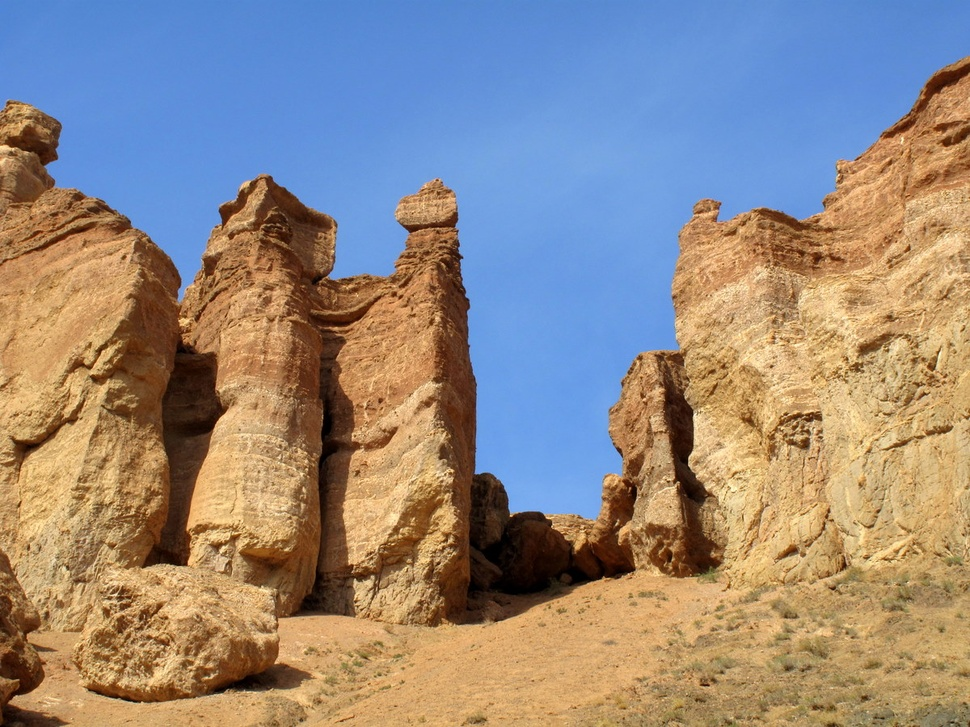
#> input picture kazakhstan_data/1_charyn_canyon_orig.jpg, 970 x 727 px, shrunk from 1200 x 900 before the run
$ python -i metrics.py   (imports and definitions only)
#> lines starting #> are read from the running program, lines starting #| are printed output that depends on the picture
import cv2
import numpy as np

def calculate_clipping_percentages(img, low_thresh=5, high_thresh=250):
    gray = cv2.cvtColor(img, cv2.COLOR_BGR2GRAY) if img.ndim == 3 else img
    total = gray.size
    u_pct = (np.sum(gray <= low_thresh) / total) * 100.0
    o_pct = (np.sum(gray >= high_thresh) / total) * 100.0
    return float(u_pct), float(o_pct)

def calculate_shannon_entropy(img):
    gray = cv2.cvtColor(img, cv2.COLOR_BGR2GRAY) if img.ndim == 3 else img
    hist = cv2.calcHist([gray], [0], None, [256], [0, 256]).flatten()
    p = hist[hist > 0] / hist.sum()
    return float(-np.sum(p * np.log2(p)))

def get_image_metrics(img):
    u_pct, o_pct = calculate_clipping_percentages(img)
    ent = calculate_shannon_entropy(img)
    return {
        "underexposed_pct": u_pct,
        "overexposed_pct": o_pct,
        "clipping_total_pct": u_pct + o_pct,
        "entropy": ent
    }

>>> import cv2
>>> picture = cv2.imread('../kazakhstan_data/1_charyn_canyon_orig.jpg')
#> picture is the input picture: shape (727, 970, 3); mean B, G, R 130.8, 137.5, 147.9
>>> result = get_image_metrics(picture)
#> in calculate_clipping_percentages, `gray = cv2.cvtColor(img, cv2.COLOR_BGR2GRAY) if img.ndim == 3 else img`:
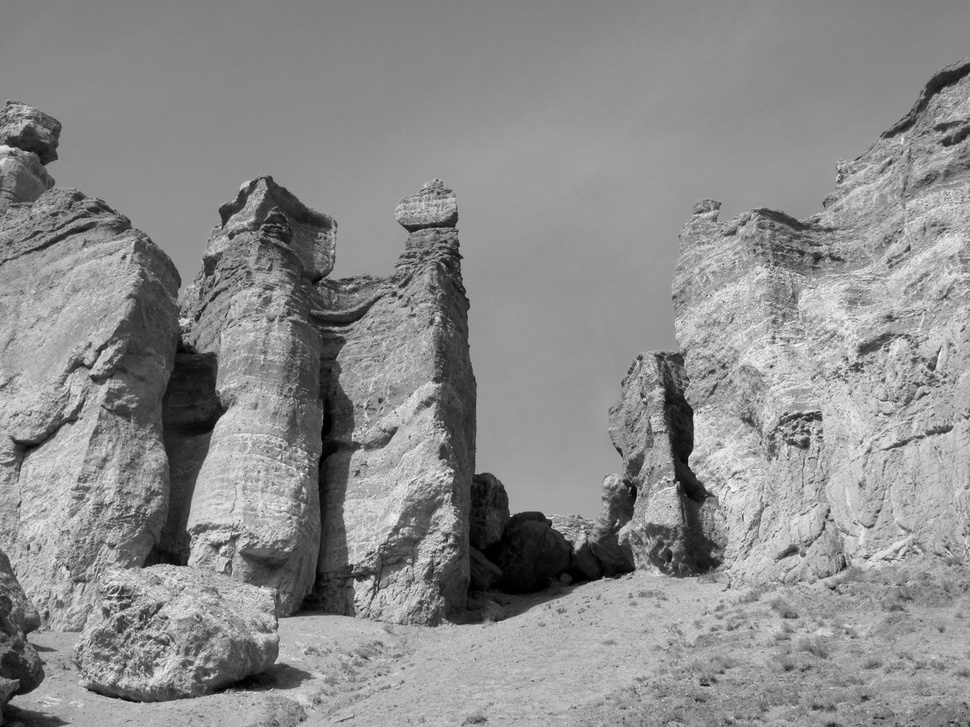
#> gray: shape (727, 970); min 0, max 247, mean 139.8
#> in calculate_clipping_percentages, `u_pct = (np.sum(gray <= low_thresh) / total) * 100.0`: u_pct = 0.318
#> in calculate_clipping_percentages, `o_pct = (np.sum(gray >= high_thresh) / total) * 100.0`: o_pct = 0
#> in get_image_metrics, `u_pct, o_pct = calculate_clipping_percentages(img)`: u_pct = 0.318; o_pct = 0
#> in calculate_shannon_entropy, `hist = cv2.calcHist([gray], [0], None, [256], [0, 256]).flatten()`: hist = 256 values, max 15521 at index 152, min 0 at index 248, mean 2754.6
#> in calculate_shannon_entropy, `p = hist[hist > 0] / hist.sum()`: p = 248 values, max 0.022 at index 152, min 1.42e-06 at index 246, mean 0.00403
#> in get_image_metrics, `ent = calculate_shannon_entropy(img)`: ent = 7.14
#> result = {'underexposed_pct': 0.318, 'overexposed_pct': 0, 'clipping_total_pct': 0.318, 'entropy': 7.14}

$ run again, on kazakhstan_data/3_charyn_valley_orig.jpg
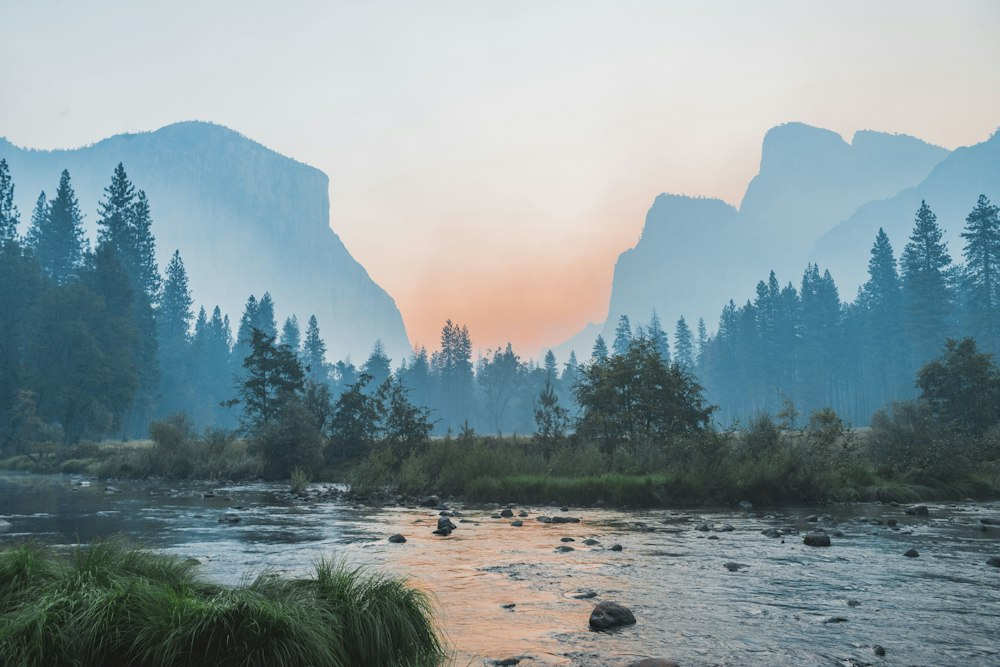
#> input picture kazakhstan_data/3_charyn_valley_orig.jpg, 1000 x 667 px
#> picture is the input picture: shape (667, 1000, 3); mean B, G, R 154, 149.7, 133.2
#> in calculate_clipping_percentages, `gray = cv2.cvtColor(img, cv2.COLOR_BGR2GRAY) if img.ndim == 3 else img`:
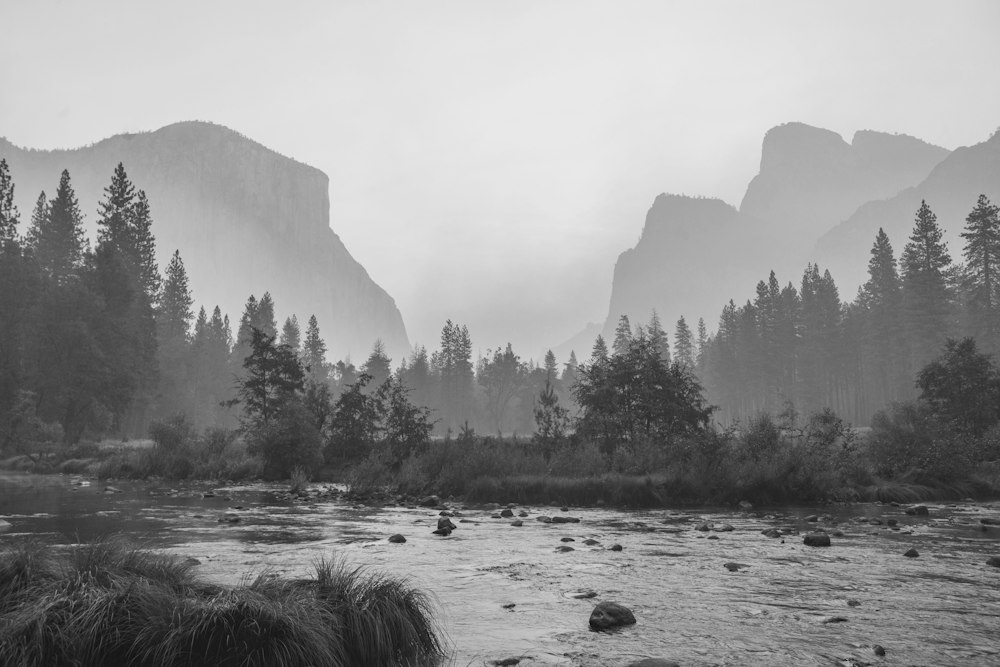
#> gray: shape (667, 1000); min 1, max 234, mean 145.3
#> in calculate_clipping_percentages, `u_pct = (np.sum(gray <= low_thresh) / total) * 100.0`: u_pct = 0.0006
#> in calculate_clipping_percentages, `o_pct = (np.sum(gray >= high_thresh) / total) * 100.0`: o_pct = 0
#> in get_image_metrics, `u_pct, o_pct = calculate_clipping_percentages(img)`: u_pct = 0.0006; o_pct = 0
#> hist = 256 values, max 14599 at index 229, min 0 at index 0, mean 2605.5
#> p = 229 values, max 0.0219 at index 223, min 1.5e-06 at index 0, mean 0.00437
#> ent = 7.41
#> result = {'underexposed_pct': 0.0006, 'overexposed_pct': 0, 'clipping_total_pct': 0.0006, 'entropy': 7.41}
